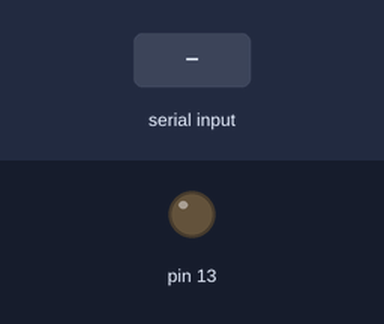
The sketch below on a simulated Arduino Uno, built with avr-gcc and run on an emulated ATmega328P. Shown: output pins drawn as LEDs (lit = HIGH). The inputs (shaded band) are chosen by the test bench.

Above: at 1.2 s.
1.3 s: "h" received over the second serial link
At 1.8 s:
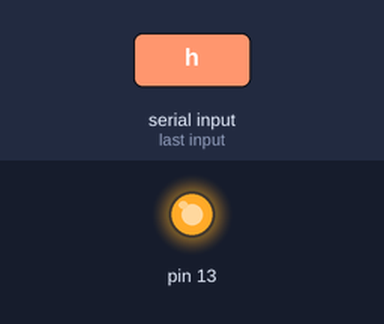
2.8 s: "l" received over the second serial link
At 4.2 s:
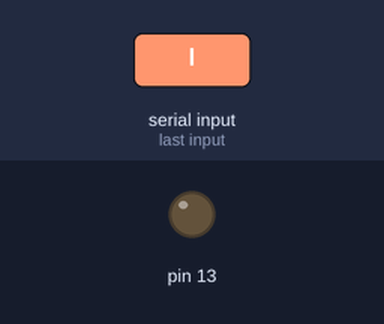
Timing chart, 0 to 5.8 s (numbered marks = the images above; inputs shaded):
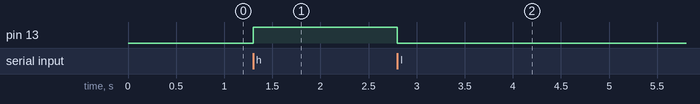

Measured:
- after the input at 1.3 s, pin 13: LOW → HIGH at once
- after the input at 2.8 s, pin 13: HIGH → LOW at once

The sketch:

7-3.ino
```cpp
#include <SoftwareSerial.h>

SoftwareSerial bt_serial(2, 3); // open bluetooth serial with port 2, 3

void setup() {
  bt_serial.begin(9600); // serial baud rate 9600
  pinMode(13, OUTPUT);
}

void loop() {
  if (bt_serial.available() > 0) {
    byte data = (byte) bt_serial.read();
    if (data == 'h') {
      digitalWrite(13, HIGH); // h 입력시 LED 켜기
    }
    if (data == 'l') {
      digitalWrite(13, LOW); // l 입력시 LED 끄기
    }
  }
}

// CED 002, group 06, 2020-14247 ShinYee Kang
// CED 002, group 06, 2023-14669 TaeHyun Lim
// CED 002, group 06, 2025-17066 JungHwan Kim
```
